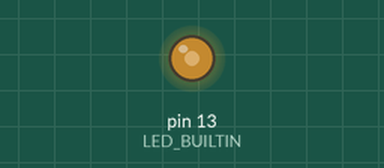
Simulated run of this sketch. Board: Arduino Uno, built with avr-gcc and run on an emulated ATmega328P. Shown: output pins drawn as LEDs (lit = HIGH).

Above: at 0.1 s.
Timing chart, 0 to 1.6 s (numbered marks = the images above):
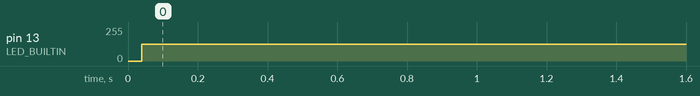

Measured:
- by itself, pin 13 (LED_BUILTIN): 0/255 → 125/255 at 0.04 s

The sketch:

LedToggle.ino
```cpp
#include <LedToggle.h>
LedToggle led(LED_BUILTIN);

void setup() {
  // put your setup code here, to run once:

}

void loop() {
  // put your main code here, to run repeatedly:
  led.toggle();
}
```

LedToggle.cpp
```cpp
#include "LedToggle.h"

LedToggle::LedToggle(int pin) {
                         _pin = pin;
                         _state = false;
                         pinMode(_pin, OUTPUT);
                         digitalWrite(_pin, LOW);
}

void LedToggle::toggle() {
     _state = !_state;
     digitalWrite(_pin, _state ? HIGH : LOW);
}
```

LedToggle.h
```cpp
#ifndef LEDTOGGLE_H
#define LEDTOGGLE_H

#include "Arduino.h"

class LedToggle {
public:
       LedToggle(int pin);
       ~LedToggle() {}
       void toggle();
private:
        int _pin;
        bool _state;
};

#endif
```
